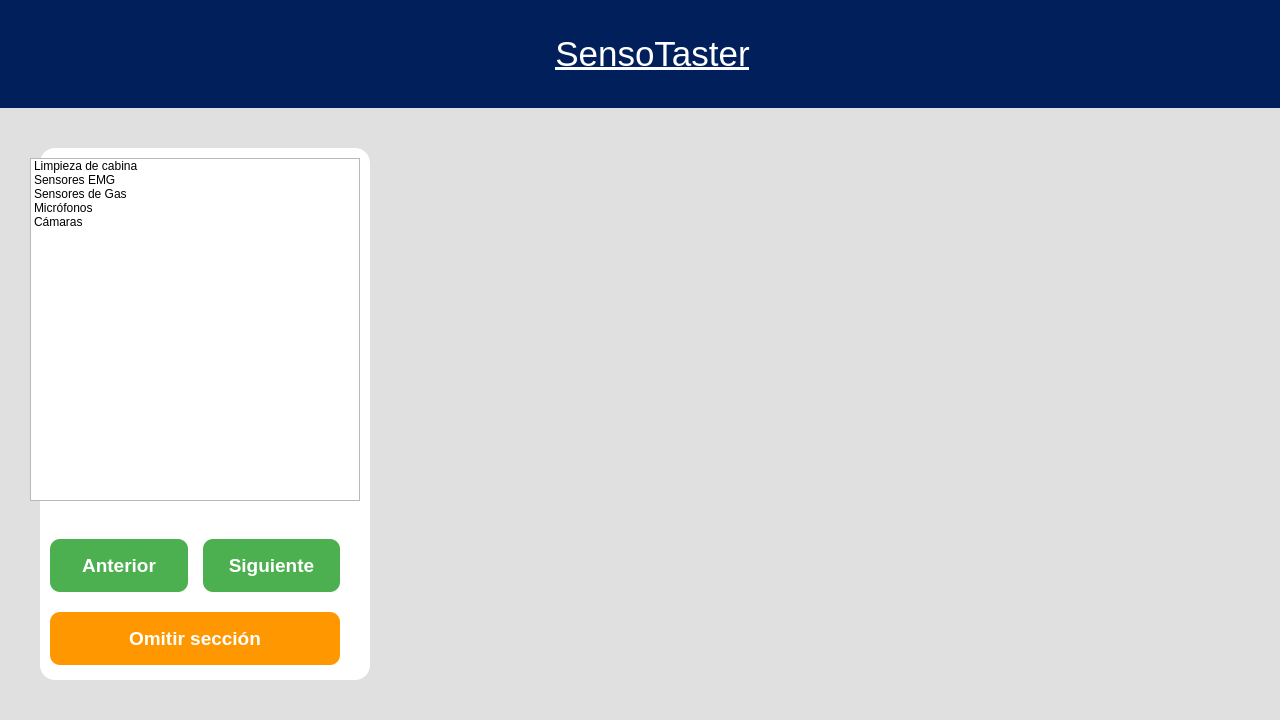
<?xml version="1.0" encoding="UTF-8"?>
<ui version="4.0">
 <class>ExperimentContainer</class>
 <widget class="QWidget" name="ExperimentContainer">
  <property name="geometry">
   <rect>
    <x>0</x>
    <y>0</y>
    <width>1280</width>
    <height>720</height>
   </rect>
  </property>
  <property name="windowTitle">
   <string>SensoTaster - Experiment</string>
  </property>
  <property name="styleSheet">
   <string notr="true">QWidget#ExperimentContainer {
    background-color: #E0E0E0;
}
QLabel {
    font-family: 'Segoe UI';
}
/* Sidebar Container Style */
QWidget#sidebarContainer {
    background-color: white;
    border-radius: 15px;
    margin-top: 20px;
    margin-left: 20px;
    margin-bottom: 20px;
}

/* Button Style (shared) */
QPushButton#btnStartExperiment, QPushButton#btnPrevSection {
    background-color: #4CAF50;
    color: white;
    border-radius: 10px;
    padding: 15px;
    margin-top: 5px;
    margin-bottom: 5px;
    font-family: 'Segoe UI';
    font-size: 14pt;
    font-weight: bold;
    border: none;
}
QPushButton#btnPrevSection {
    margin-left: 20px;
    margin-right: 5px;
}
QPushButton#btnStartExperiment {
    margin-left: 5px;
    margin-right: 20px;
}
QPushButton#btnStartExperiment:hover, QPushButton#btnPrevSection:hover {
    background-color: #2E7D32;
}
QPushButton#btnStartExperiment:pressed, QPushButton#btnPrevSection:pressed {
    background-color: #1B5E20;
}
QPushButton#btnStartExperiment:disabled, QPushButton#btnPrevSection:disabled {
    background-color: #A5D6A7;
    color: #E0E0E0;
}
QPushButton#btnSkipSection {
    background-color: #FF9800;
    color: white;
    border-radius: 10px;
    padding: 15px;
    margin-left: 20px;
    margin-right: 20px;
    margin-top: 5px;
    margin-bottom: 5px;
    font-family: 'Segoe UI';
    font-size: 14pt;
    font-weight: bold;
    border: none;
}
QPushButton#btnSkipSection:hover {
    background-color: #F57C00;
}
QPushButton#btnSkipSection:pressed {
    background-color: #E65100;
}
QPushButton#btnSkipSection:disabled {
    background-color: #FFCC80;
    color: #E0E0E0;
}</string>
  </property>
  <layout class="QVBoxLayout" name="verticalLayoutMain">
   <property name="spacing">
    <number>0</number>
   </property>
   <property name="leftMargin">
    <number>0</number>
   </property>
   <property name="topMargin">
    <number>0</number>
   </property>
   <property name="rightMargin">
    <number>0</number>
   </property>
   <property name="bottomMargin">
    <number>0</number>
   </property>
   <item>
    <widget class="QWidget" name="headerWidget" native="true">
     <property name="minimumSize">
      <size>
       <width>0</width>
       <height>108</height>
      </size>
     </property>
     <property name="maximumSize">
      <size>
       <width>16777215</width>
       <height>108</height>
      </size>
     </property>
     <property name="styleSheet">
      <string notr="true">background-color: #001F5B; color: white;</string>
     </property>
     <layout class="QHBoxLayout" name="horizontalLayoutHeader">
      <property name="leftMargin">
       <number>30</number>
      </property>
      <property name="rightMargin">
       <number>30</number>
      </property>
      <item>
       <widget class="QPushButton" name="btnReturn">
        <property name="styleSheet">
         <string notr="true">QPushButton {
    border: none;
    background-color: transparent;
    border-radius: 10px;
}
QPushButton:hover {
    background-color: rgba(255, 255, 255, 0.2);
}</string>
        </property>
        <property name="text">
         <string/>
        </property>
        <property name="icon">
         <iconset>
          <normaloff>../../resources/images/return.png</normaloff>../../resources/images/return.png</iconset>
        </property>
        <property name="iconSize">
         <size>
          <width>64</width>
          <height>64</height>
         </size>
        </property>
        <property name="flat">
         <bool>true</bool>
        </property>
       </widget>
      </item>
      <item>
       <spacer name="horizontalSpacerLeft">
        <property name="orientation">
         <enum>Qt::Orientation::Horizontal</enum>
        </property>
        <property name="sizeHint" stdset="0">
         <size>
          <width>40</width>
          <height>20</height>
         </size>
        </property>
       </spacer>
      </item>
      <item>
       <widget class="QLabel" name="lblTitle">
        <property name="font">
         <font>
          <family>Segoe UI</family>
          <pointsize>26</pointsize>
           <underline>true</underline>
         </font>
        </property>
        <property name="text">
         <string>SensoTaster</string>
        </property>
        <property name="alignment">
         <set>Qt::AlignmentFlag::AlignCenter</set>
        </property>
       </widget>
      </item>
      <item>
       <spacer name="horizontalSpacerRight">
        <property name="orientation">
         <enum>Qt::Orientation::Horizontal</enum>
        </property>
        <property name="sizeHint" stdset="0">
         <size>
          <width>40</width>
          <height>20</height>
         </size>
        </property>
       </spacer>
      </item>
      <item>
       <widget class="QLabel" name="lblLogoHeader">
        <property name="maximumSize">
         <size>
          <width>80</width>
          <height>80</height>
         </size>
        </property>
        <property name="text">
         <string/>
        </property>
        <property name="pixmap">
         <pixmap>../../resources/images/logo_capsab.png</pixmap>
        </property>
        <property name="scaledContents">
         <bool>true</bool>
        </property>
       </widget>
      </item>
     </layout>
    </widget>
   </item>
   <item>
    <widget class="QWidget" name="bodyWidget" native="true">
     <layout class="QHBoxLayout" name="horizontalLayoutBody">
      <property name="spacing">
       <number>20</number>
      </property>
      <property name="leftMargin">
       <number>20</number>
      </property>
      <property name="topMargin">
       <number>20</number>
      </property>
      <property name="rightMargin">
       <number>20</number>
      </property>
      <property name="bottomMargin">
       <number>20</number>
      </property>
      <item>
       <widget class="QWidget" name="sidebarContainer" native="true">
        <property name="maximumSize">
         <size>
          <width>350</width>
          <height>16777215</height>
         </size>
        </property>
        <layout class="QVBoxLayout" name="verticalLayoutSidebar" stretch="75,5,15">
         <property name="spacing">
          <number>10</number>
         </property>
         <property name="leftMargin">
          <number>10</number>
         </property>
         <property name="topMargin">
          <number>30</number>
         </property>
         <property name="rightMargin">
          <number>10</number>
         </property>
         <property name="bottomMargin">
          <number>30</number>
         </property>
         <item>
          <widget class="QListWidget" name="sidebarMenu">
           <property name="sizePolicy">
            <sizepolicy hsizetype="Expanding" vsizetype="Expanding">
             <horstretch>0</horstretch>
             <verstretch>0</verstretch>
            </sizepolicy>
           </property>
           <property name="focusPolicy">
            <enum>Qt::FocusPolicy::NoFocus</enum>
           </property>
           <property name="spacing">
            <number>5</number>
           </property>
           <item>
            <property name="text">
             <string>Limpieza de cabina</string>
            </property>
            <property name="checkState">
             <enum>Unchecked</enum>
            </property>
           </item>
           <item>
            <property name="text">
             <string>Sensores EMG</string>
            </property>
            <property name="checkState">
             <enum>Unchecked</enum>
            </property>
           </item>
           <item>
            <property name="text">
             <string>Sensores de Gas</string>
            </property>
            <property name="checkState">
             <enum>Unchecked</enum>
            </property>
           </item>
           <item>
            <property name="text">
             <string>Micrófonos</string>
            </property>
            <property name="checkState">
             <enum>Unchecked</enum>
            </property>
           </item>
           <item>
            <property name="text">
             <string>Cámaras</string>
            </property>
            <property name="checkState">
             <enum>Unchecked</enum>
            </property>
           </item>
          </widget>
         </item>
         <item>
          <spacer name="verticalSpacerSidebar">
           <property name="orientation">
            <enum>Qt::Orientation::Vertical</enum>
           </property>
           <property name="sizeHint" stdset="0">
            <size>
             <width>20</width>
             <height>10</height>
            </size>
           </property>
          </spacer>
         </item>
         <item>
          <layout class="QHBoxLayout" name="horizontalLayoutNav">
           <property name="spacing">
            <number>5</number>
           </property>
           <item>
            <widget class="QPushButton" name="btnPrevSection">
             <property name="cursor">
              <cursorShape>PointingHandCursor</cursorShape>
             </property>
             <property name="text">
              <string>Anterior</string>
             </property>
            </widget>
           </item>
           <item>
            <widget class="QPushButton" name="btnStartExperiment">
             <property name="cursor">
              <cursorShape>PointingHandCursor</cursorShape>
             </property>
             <property name="text">
              <string>Siguiente</string>
             </property>
            </widget>
           </item>
          </layout>
         </item>
         <item>
          <widget class="QPushButton" name="btnSkipSection">
           <property name="cursor">
            <cursorShape>PointingHandCursor</cursorShape>
           </property>
           <property name="text">
            <string>Omitir sección</string>
           </property>
          </widget>
         </item>
        </layout>
       </widget>
      </item>
      <item>
       <widget class="QStackedWidget" name="contentStack"/>
      </item>
     </layout>
    </widget>
   </item>
  </layout>
 </widget>
 <resources/>
 <connections/>
</ui>
